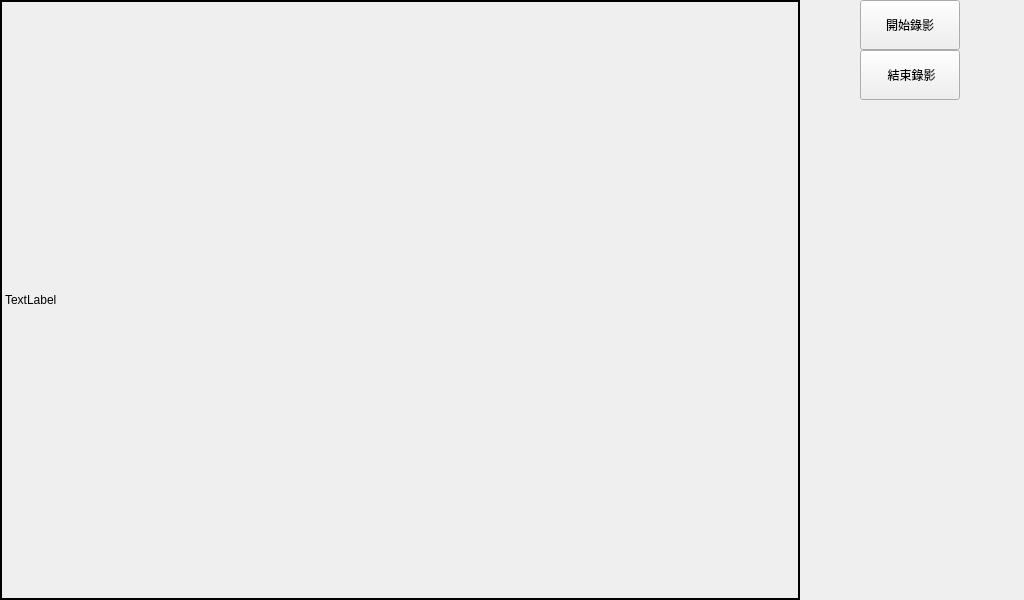
<?xml version="1.0" encoding="UTF-8"?>
<ui version="4.0">
 <class>Form</class>
 <widget class="QWidget" name="Form">
  <property name="geometry">
   <rect>
    <x>0</x>
    <y>0</y>
    <width>1024</width>
    <height>600</height>
   </rect>
  </property>
  <property name="windowTitle">
   <string>Form</string>
  </property>
  <widget class="QLabel" name="image_label">
   <property name="geometry">
    <rect>
     <x>0</x>
     <y>0</y>
     <width>800</width>
     <height>600</height>
    </rect>
   </property>
   <property name="frameShape">
    <enum>QFrame::Box</enum>
   </property>
   <property name="frameShadow">
    <enum>QFrame::Plain</enum>
   </property>
   <property name="lineWidth">
    <number>2</number>
   </property>
   <property name="text">
    <string>TextLabel</string>
   </property>
  </widget>
  <widget class="QPushButton" name="startBtn">
   <property name="geometry">
    <rect>
     <x>860</x>
     <y>0</y>
     <width>100</width>
     <height>50</height>
    </rect>
   </property>
   <property name="text">
    <string>開始錄影</string>
   </property>
  </widget>
  <widget class="QPushButton" name="stopBtn">
   <property name="geometry">
    <rect>
     <x>860</x>
     <y>50</y>
     <width>100</width>
     <height>50</height>
    </rect>
   </property>
   <property name="text">
    <string> 結束錄影</string>
   </property>
  </widget>
 </widget>
 <resources/>
 <connections/>
</ui>
